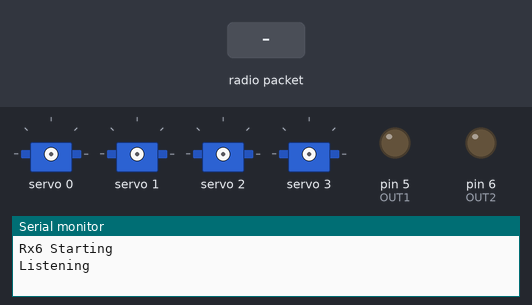
Bench run of a sketch on a simulated Arduino Uno, built with avr-gcc and run on an emulated ATmega328P. On the bench: 4 × servo, output pins drawn as LEDs (lit = HIGH), the last lines printed to the serial monitor. The test bench sets the inputs (shaded band). No radio packets arrive unless stated.

Above: at 0.8 s.
0.9 s: radio packet "Y" arrives
At 1.3 s:
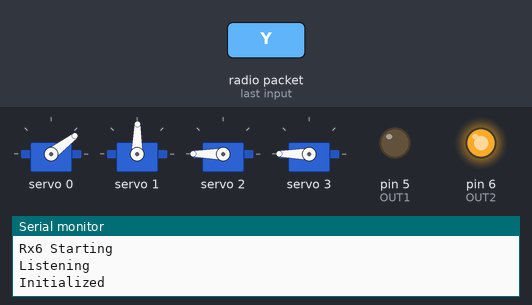
At 3.2 s:
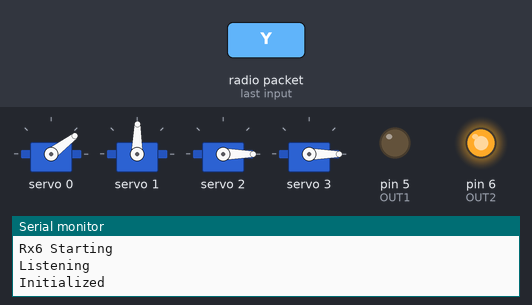
Timing chart, 0 to 4.7 s (numbered marks = the images above; inputs shaded):
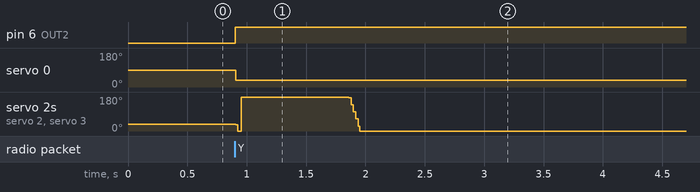

The sketch:

Rx6.ino
```cpp
// Rx Version 6
// Ozayr Raazi
// April 27th, 2022

// Include required libraries
#include <SPI.h>
#include <nRF24L01.h>
#include <RF24.h>
#include <Servo.h>
#include <Wire.h>
#include <Adafruit_PWMServoDriver.h>

// NRF24l01 SPI communications pins
#define CE_PIN  7 // for Uno, check wiring
#define CSN_PIN 8 // for Uno, check wiring

// Adafruit servo board config
#define SERVOMIN  190 // This is the 'minimum' pulse length count (out of 4096)
#define SERVOMAX  410 // This is the 'maximum' pulse length count (out of 4096)
#define SERVOMID  300 // This is the 'middle' pulse length count (out of 4096)
#define SERVO_FREQ 50 // Analog servos run at ~50 Hz updates

Adafruit_PWMServoDriver pwm = Adafruit_PWMServoDriver(0x40);

// NRF pipe address
const byte thisSlaveAddress = '0xF0F0F0F0F0';

// Create a radio
RF24 radio(CE_PIN, CSN_PIN);

// Package structure for data
struct package
{
  char S = 'N';
  char A = 'N';
  char C = 'N';
  char T = 'N';
  int X;
  int Y;
};
typedef struct package Package;
Package data;

// Main motor outputs
int OUT1 = 5;
int OUT2 = 6;

// Movement values
int Xval;
int Yval;
int forward;
int backward;
int turnmap;
int turn;
int rev;
int servopos = 123;

// Data values
char Start;
char Arm;
char Claw;
char Crab;
bool newData = false;
int armAngle = SERVOMIN;
int clawAngle = SERVOMIN;

int counter = 0;

//===========

void setup() {
    Serial.begin(9600);
    Serial.println("Rx6 Starting");

    // Initialize radio
    radio.begin();
    radio.setPALevel(RF24_PA_MAX);
    radio.setDataRate( RF24_250KBPS );
    radio.openReadingPipe(1, thisSlaveAddress);
    radio.startListening();
    Serial.println("Listening");

    // Standby until start command is received
    do {
      getData();
    }
    while (data.S != 'Y');

    // Initialize motor and servos
    pinMode(OUT1, OUTPUT);
    pinMode(OUT2, OUTPUT);
    analogWrite(OUT1, 0);
    analogWrite(OUT2, 0);
    pwm.begin();
    pwm.setOscillatorFrequency(27000000);
    pwm.setPWMFreq(SERVO_FREQ);
    pwm.setPWM(0, 0, SERVOMID);
    pwm.setPWM(1, 0, SERVOMID);
    pwm.setPWM(2, 0, SERVOMIN);
    pwm.setPWM(3, 0, SERVOMIN);
    Serial.println("Initialized");
}

//=============

void loop() {
  // Standby mode
  do {
    getData();
  }
  while (Start != 'Y');

  // Turning
  if (Xval > 600 || Xval < 400) {
    turnmap = map(Xval, 0, 1023, 0, 180);
    turn = map(turnmap, 0, 180, SERVOMIN, SERVOMAX);
    rev = 300 - (turn-300)/2;

    pwm.setPWM(0, 0, turn);
    if (Crab == 'Y') {
        pwm.setPWM(1, 0, rev);
    }
  } else {
    pwm.setPWM(0, 0, SERVOMID);
    pwm.setPWM(1, 0, SERVOMID);
  }

  // Forward or Backward
  if (Yval > 500) {
    forward = map(Yval, 500, 1023, 0, 255);
    analogWrite(OUT1, forward);
    analogWrite(OUT2, 0);
  } else if (Yval < 480) {
    backward = map(Yval, 480, 0, 0, 255);
    analogWrite(OUT1, 0);
    analogWrite(OUT2, backward);
  } else {
    analogWrite(OUT1, 0);
    analogWrite(OUT2, 0);
  }

  // Arm and claw movement
  if (Arm != 'N') {
      if (Arm == 'U') {
          armAngle += 10;
          pwm.setPWM(2, 0, armAngle);
      }
      else {
          armAngle -= 10;
          pwm.setPWM(2, 0, armAngle);
      }
  }

  if (Claw != 'N') {
      if (Claw == 'O') {
          clawAngle += 10;
          pwm.setPWM(3, 0, clawAngle);
      }
      else {
          clawAngle -= 10;
          pwm.setPWM(3, 0, clawAngle);
      }
  }
}

//==============

void getData() {
  if (radio.available()) {
      radio.read( &data, sizeof(data) );
      counter++;
      Xval = data.X;
      Yval = data.Y;
      Start = data.S;
      Arm = data.A;
      Claw = data.C;
      Crab = data.T;
      newData = true;
      // For debugging
      //showData();
  }
}

void showData() {
    if (newData == true) {
        Serial.print("Data received ");
        Serial.print("X:");
        Serial.print(Xval);
        Serial.print("  Y:");
        Serial.print(Yval);
        Serial.print("  S:");
        Serial.print(Start);
        Serial.print("  A:");
        Serial.print(Arm);
        Serial.print("  C:");
        Serial.print(Claw);
        Serial.print("  T:");
        Serial.println(Crab);
        newData = false;
        Serial.print("Size: ");
        Serial.println(sizeof(data));
        Serial.print("Counter: ");
        Serial.println(counter);

    }

}
```

Measured:
- after the input at 0.9 s, pin 6 (OUT2): LOW → HIGH at once; servo 0: 89° → 37° at once
